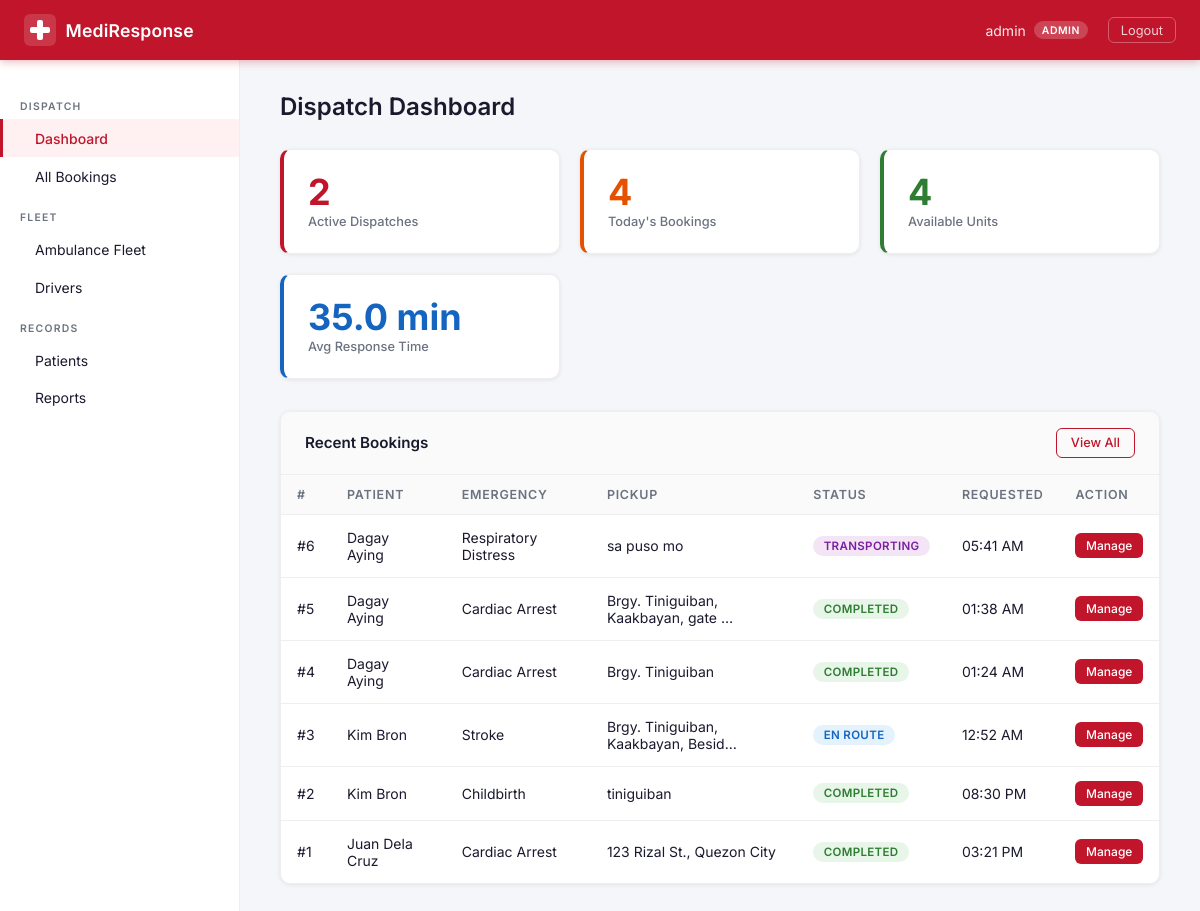
Page /admin-panel/dashboard/ (signed in) on the committed database.
### booking/models.py (models this page shows, shortened)
class UserProfile(models.Model):
    ROLE_CHOICES = [
        ('admin', 'Admin'),
        ('patient', 'Patient'),
        ('driver', 'Driver'),
    ]
    user = models.OneToOneField(
        User,
        on_delete=models.CASCADE,   # If the user is deleted, delete the profile too
        related_name='profile'      # Access via: user.profile
    )
    role = models.CharField(max_length=20, choices=ROLE_CHOICES, default='patient')
    phone = models.CharField(max_length=20, blank=True)

class Booking(models.Model):
    STATUS_CHOICES = [
        ('pending', 'Pending'),
        ('dispatched', 'Dispatched'),
        ('en_route', 'En Route'),
        ('arrived', 'Arrived at Scene'),
        ('transporting', 'Transporting'),
        ('completed', 'Completed'),
        ('cancelled', 'Cancelled'),
    ]
    patient = models.ForeignKey(
        User,
        on_delete=models.CASCADE,
        related_name='bookings'
    )
    pickup_address = models.TextField()
    destination_hospital = models.CharField(max_length=200)
    emergency_type = models.ForeignKey(
        EmergencyType,
        on_delete=models.SET_NULL,
        null=True
    )
    notes = models.TextField(blank=True)
    status = models.CharField(max_length=20, choices=STATUS_CHOICES, default='pending')
    assigned_ambulance = models.ForeignKey(
        Ambulance,
        on_delete=models.SET_NULL,
        null=True,
        blank=True,
        related_name='bookings'
    )
    assigned_driver = models.ForeignKey(
        Driver,
        on_delete=models.SET_NULL,
        null=True,
        blank=True,
        related_name='bookings'
    )
    requested_time = models.DateTimeField(default=timezone.now)
    dispatched_time = models.DateTimeField(null=True, blank=True)
    completed_time = models.DateTimeField(null=True, blank=True)
    class Meta:
        ordering = ['-requested_time']  # Newest first

class EmergencyType(models.Model):
    name = models.CharField(max_length=100)
    description = models.TextField(blank=True)
    def __str__(self):
        return self.name

### booking/views.py (the view)
        def wrapper(request, *args, **kwargs):
            if not request.user.is_authenticated:
                return redirect('login')
            try:
                if request.user.profile.role == role or request.user.is_superuser:
                    return view_func(request, *args, **kwargs)
            except UserProfile.DoesNotExist:
                pass
            return redirect('forbidden')

### booking/views.py (called while the page is built)
def role_required(role):
    def decorator(view_func):
        def wrapper(request, *args, **kwargs):
            if not request.user.is_authenticated:
                return redirect('login')
            try:
                if request.user.profile.role == role or request.user.is_superuser:
                    return view_func(request, *args, **kwargs)
            except UserProfile.DoesNotExist:
                pass
            return redirect('forbidden')
        wrapper.__name__ = view_func.__name__
        return wrapper
    return decorator

### templates/booking/admin/dashboard.html (shortened to what this page needs)
{% extends "base.html" %}
{% block content %}
<div class="page-header">
    <h1>Dispatch Dashboard</h1>
</div>
<div class="stats-grid">
    <div class="stat-card stat-card--red">
        <div class="stat-card__value">{{ active_count }}</div>
        <div class="stat-card__label">Active Dispatches</div>
    </div>
    <div class="stat-card stat-card--orange">
        <div class="stat-card__value">{{ today_count }}</div>
        <div class="stat-card__label">Today's Bookings</div>
    </div>
    <div class="stat-card stat-card--green">
        <div class="stat-card__value">{{ available_ambulances }}</div>
        <div class="stat-card__label">Available Units</div>
    </div>
    <div class="stat-card stat-card--blue">
        <div class="stat-card__value">{% if avg_response %}{{ avg_response }} min{% else %}—{% endif %}</div>
        <div class="stat-card__label">Avg Response Time</div>
    </div>
</div>
<div class="card" style="margin-top: 2rem;">
    <div class="card__header">
        Recent Bookings
        <a href="{% url 'admin_bookings_list' %}" class="btn btn--outline btn--sm">View All</a>
    </div>
    <div class="table-wrap">
        <table class="table">
            <thead>
                <tr>
                    <th>#</th><th>Patient</th><th>Emergency</th><th>Pickup</th>
                    <th>Status</th><th>Requested</th><th>Action</th>
                </tr>
            </thead>
            <tbody>
                {% for booking in recent_bookings %}
                <tr>
                    <td>#{{ booking.pk }}</td>
                    <td>{{ booking.patient.get_full_name|default:booking.patient.username }}</td>
                    <td>{{ booking.emergency_type }}</td>
                    <td>{{ booking.pickup_address|truncatechars:35 }}</td>
                    <td><span class="status-badge status-badge--{{ booking.status }}">{{ booking.get_status_display }}</span></td>
                    <td>{{ booking.requested_time|date:"h:i A" }}</td>
                    <td><a href="{% url 'admin_booking_detail' booking.pk %}" class="btn btn--primary btn--xs">Manage</a></td>
                </tr>
                {% empty %}
                <tr><td colspan="7" class="text-center text-muted">No bookings today.</td></tr>
                {% endfor %}
            </tbody>
        </table>
    </div>
</div>
{% endblock %}

### templates/base.html (shortened to what this page needs)
{% load static %}
<!DOCTYPE html>
<html lang="en">
<head>
    <link rel="stylesheet" href="{% static 'css/style.css' %}">
</head>
<body>
{% if user.is_authenticated %}
<header class="topbar">
    <div class="topbar__left">
        <a href="{% url 'dashboard' %}" class="topbar__brand">
            <svg class="topbar__logo" viewBox="0 0 32 32" fill="none" xmlns="http://www.w3.org/2000/svg">
                <rect width="32" height="32" rx="6" fill="white" fill-opacity="0.15"/>
                <rect x="13" y="6" width="6" height="20" rx="2" fill="white"/>
                <rect x="6" y="13" width="20" height="6" rx="2" fill="white"/>
            </svg>
            <span class="topbar__name">MediResponse</span>
        </a>
    </div>
    <div class="topbar__right">
        <span class="topbar__user">
            {{ user.get_full_name|default:user.username }}
            {% if user.profile %}
            <span class="role-badge role-badge--{{ user.profile.role }}">{{ user.profile.role|capfirst }}</span>
            {% endif %}
        </span>
        <form method="post" action="{% url 'logout' %}" style="display:inline;">
    <button type="submit" class="topbar__logout">Logout</button>
</form>
    </div>
</header>
<div class="layout">
    <aside class="sidebar" id="sidebar">
        <nav class="sidebar__nav">
            {% if user.is_superuser or user.profile.role == 'admin' %}
            <p class="sidebar__section-label">Dispatch</p>
            <a href="{% url 'admin_dashboard' %}" class="sidebar__link {% if request.resolver_match.url_name == 'admin_dashboard' %}active{% endif %}">
                 Dashboard
            </a>
            <a href="{% url 'admin_bookings_list' %}" class="sidebar__link {% if 'bookings' in request.resolver_match.url_name %}active{% endif %}">
                 All Bookings
            </a>
            <p class="sidebar__section-label">Fleet</p>
            <a href="{% url 'admin_fleet' %}" class="sidebar__link {% if 'fleet' in request.resolver_match.url_name %}active{% endif %}">
                 Ambulance Fleet
            </a>
            <a href="{% url 'admin_drivers' %}" class="sidebar__link {% if request.resolver_match.url_name == 'admin_drivers' %}active{% endif %}">
                 Drivers
            </a>
            <p class="sidebar__section-label">Records</p>
            <a href="{% url 'admin_patients' %}" class="sidebar__link {% if request.resolver_match.url_name == 'admin_patients' %}active{% endif %}">
                 Patients
            </a>
            <a href="{% url 'admin_reports' %}" class="sidebar__link {% if request.resolver_match.url_name == 'admin_reports' %}active{% endif %}">
                 Reports
            </a>
            {% elif user.profile.role == 'driver' %}
            <p class="sidebar__section-label">Dispatch</p>
            <a href="{% url 'driver_dashboard' %}" class="sidebar__link {% if request.resolver_match.url_name == 'driver_dashboard' %}active{% endif %}">
                <span class="sidebar__icon"></span> My Dashboard
            </a>
            {% endif %}
        </nav>
    </aside>
    <main class="content">
        {% block content %}{% endblock %}
    </main>
</div>
{% else %}
<div class="auth-wrapper">
    {% block auth_content %}{% endblock %}
</div>
{% endif %}
</body>
</html>

### rows in the picture
Booking: pk "6", patient.get_full_name "Dagay Aying", emergency_type "Respiratory Distress", pickup_address "sa puso mo", status "TRANSPORTING", requested_time "05:41 AM"
Booking: pk "5", patient.get_full_name "Dagay Aying", emergency_type "Cardiac Arrest", pickup_address "Brgy. Tiniguiban, Kaakbayan, gate …", status "COMPLETED", requested_time "01:38 AM"
Booking: pk "4", patient.get_full_name "Dagay Aying", emergency_type "Cardiac Arrest", pickup_address "Brgy. Tiniguiban", status "COMPLETED", requested_time "01:24 AM"
Booking: pk "3", patient.get_full_name "Kim Bron", emergency_type "Stroke", pickup_address "Brgy. Tiniguiban, Kaakbayan, Besid…", status "EN ROUTE", requested_time "12:52 AM"
Booking: pk "2", patient.get_full_name "Kim Bron", emergency_type "Childbirth", pickup_address "tiniguiban", status "COMPLETED", requested_time "08:30 PM"
Booking: pk "1", patient.get_full_name "Juan Dela Cruz", emergency_type "Cardiac Arrest", pickup_address "123 Rizal St., Quezon City", status "COMPLETED", requested_time "03:21 PM"

### other values in the picture
{{ user.get_full_name|default:user.username }} "admin"
{{ user.profile.role|capfirst }} "ADMIN"
{{ active_count }} "2"
{{ today_count }} "4"
{{ available_ambulances }} "4"
{{ avg_response }} "35.0"
